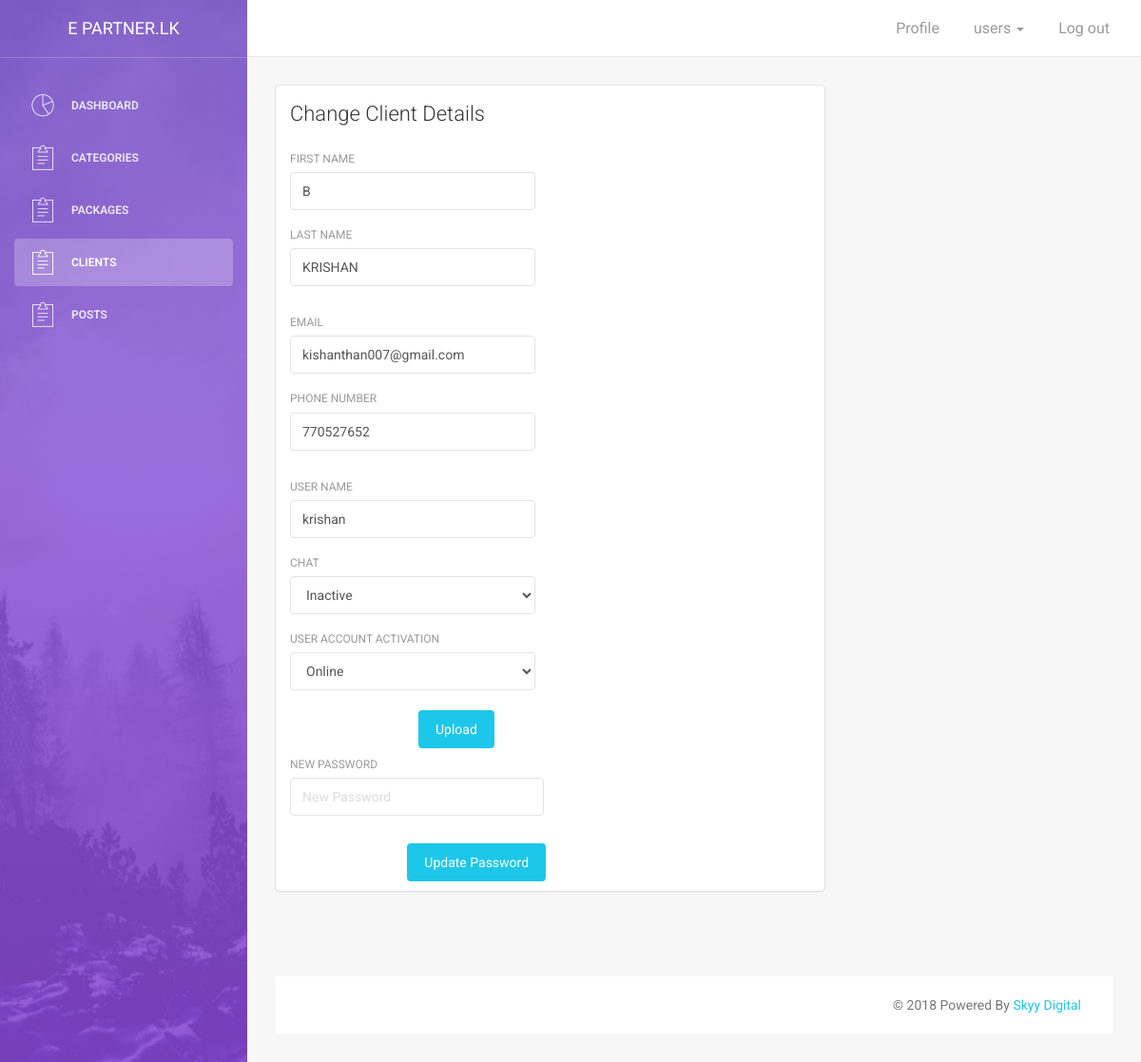
/Admin/admin/changeclient.php?ID=1 (signed in), run on the app's committed database.
### tables this page shows
CREATE TABLE `client` (
  `Client_ID` int(11) NOT NULL,
  `C_Fname` varchar(10) NOT NULL,
  `C_Lname` varchar(15) NOT NULL,
  `Email` varchar(50) NOT NULL,
  `password` text NOT NULL,
  `C_Uname` varchar(10) NOT NULL,
  `Status` varchar(7) NOT NULL,
  `TP` int(13) NOT NULL,
  `Chat` int(1) NOT NULL,
  `Added_ID` int(11) NOT NULL,
  `Added_Date` date NOT NULL
);

### Admin/admin/changeclient.php (the view, shortened to what this page needs)
<!doctype html>
<html lang="en">
<head>
    <link href="assets/css/bootstrap.min.css" rel="stylesheet" />
    <link href="assets/css/animate.min.css" rel="stylesheet"/>
    <link href="assets/css/light-bootstrap-dashboard.css?v=1.4.0" rel="stylesheet"/>
    <link href="assets/css/demo.css" rel="stylesheet" />
    <link href="http://maxcdn.bootstrapcdn.com/font-awesome/4.2.0/css/font-awesome.min.css" rel="stylesheet">
    <link href="assets/css/pe-icon-7-stroke.css" rel="stylesheet" />
</head>
<body>
<div class="wrapper">
    <div class="sidebar" data-color="purple" data-image="assets/img/sidebar-5.jpg">
        <div class="sidebar-wrapper">
            <div class="logo">
                <a href="index.php" class="simple-text">
                    E Partner.lk
                </a>
            </div>
            <ul class="nav">
                <li>
                    <a href="index.php">
                        <i class="pe-7s-graph"></i>
                        <p>Dashboard</p>
                    </a>
                </li>
                <li>
                    <a href="categories.php">
                        <i class="pe-7s-note2"></i>
                        <p>Categories</p>
                    </a>
                </li>
                <li>
                    <a href="packages.php">
                        <i class="pe-7s-note2"></i>
                        <p>Packages</p>
                    </a>
                </li>
                <li  class="active">
                    <a href="clients.php">
                        <i class="pe-7s-note2"></i>
                        <p>Clients</p>
                    </a>
                </li>
                <li>
                    <a href="post.php">
                        <i class="pe-7s-note2"></i>
                        <p>Posts</p>
                    </a>
                </li>
            </ul>
        </div>
    </div>
    <div class="main-panel">
        <?php
        include 'menu.php';
        ?>
        <div class="content">
            <div class="container-fluid">
                <div class="row">
                    <div class="col-md-8">
                        <div class="card">
                            <div class="header">
                                <?php
                                $client_ID=$_REQUEST['ID'];
                                include '../connection.php';
                                $get=$db->query("SELECT client.C_Fname,client.C_Lname,client.Email,client.C_Uname,client.Status,client.TP,client.Chat FROM client WHERE Client_ID='$client_ID'");
                                $getinfo=$get->fetch_assoc();
                                ?>
                                <h4 class="title">Change Client Details</h4>
                            </div>
                            <div class="content">
                                <form id="add" method="post" action="edit/editclient.php?client_ID=<?php echo $client_ID;?>">
                                    <div class="row">
                                        <div class="col-md-6">
                                            <div class="form-group">
                                                <label>First Name</label>
                                                <input type="text" name="fname" class="form-control" value="<?php echo $getinfo['C_Fname'];?>">
                                            </div>
                                            <div class="form-group">
                                                <label>Last Name</label>
                                                <input type="text" name="lname" class="form-control" value="<?php echo $getinfo['C_Lname'];?>">
                                            </div>
                                        </div>
                                    </div>
                                    <div class="row">
                                        <div class="col-md-6">
                                            <div class="form-group">
                                                <label>Email</label>
                                                <input type="email" name="email" class="form-control" value="<?php echo $getinfo['Email'];?>">
                                            </div>
                                            <div class="form-group">
                                                <label>Phone Number</label>
                                                <input type="number" name="tp" class="form-control" value="<?php echo $getinfo['TP'];?>">
                                            </div>
                                        </div>
                                    </div>
                                    <div class="row">
                                        <div class="col-md-6">
                                            <div class="form-group">
                                                <label>User Name</label>
                                                <input type="text" name="uname" class="form-control" value="<?php echo $getinfo['C_Uname'];?>">
                                            </div>
                                            <div class="form-group">
                                                <label>Chat</label>
                                                <?php
                                                $chatt=$getinfo['Chat'];
                                                if ($chatt==1){
                                                    $statx="Inactive";
                                                    $x="Active";
                                                    $v=0;
                                                }else{
                                                    $x="Inactive";
                                                }
                                                ?>
                                               <select class="form-control" name="chat">
                                                   <option><?php echo $x;?></option>
                                               </select>
                                            </div>
                                            <div class="form-group">
                                                <label>User Account Activation</label>
                                                <select class="form-control" name="status">
                                                    <option><?php echo $stat=$getinfo['Status'];?></option>
                                                </select>
                                            </div>
                                        </div>
                                    </div>
                                    <div class="row">
                                        <button id="ad" name="register" type="submit" style="margin-left: 150px;" class="btn btn-info btn-fill">Upload</button>
                                </form>
                            </div>
                            <form id="passw" method="post" action="edit/editclientpass.php?ID=<?php echo $client_ID;?>">
                                <div class="row">
                                    <div class="col-md-6">
                                        <div class="form-group">
                                            <label>New Password</label>
                                            <input type="password" name="password" class="form-control" placeholder="New Password">
                                        </div>
                                    </div>
                                    <div class="row">
                                        <button id="passwprd" type="button" style="margin-left: -150px; margin-top: 100px;" class="btn btn-info btn-fill">Update Password</button>
                            </form>
                        </div>
                        </div>
                    </div>
                </div>
            </div>
        </div>
        <br><br><br>
        <?php
        include 'footer.php';
        ?>
    </div>
</body>
</html>

### data on the page
client: fname "B", lname "KRISHAN", email "kishanthan007@gmail.com", tp "770527652", uname "krishan", chat "Inactive", status "Online"
